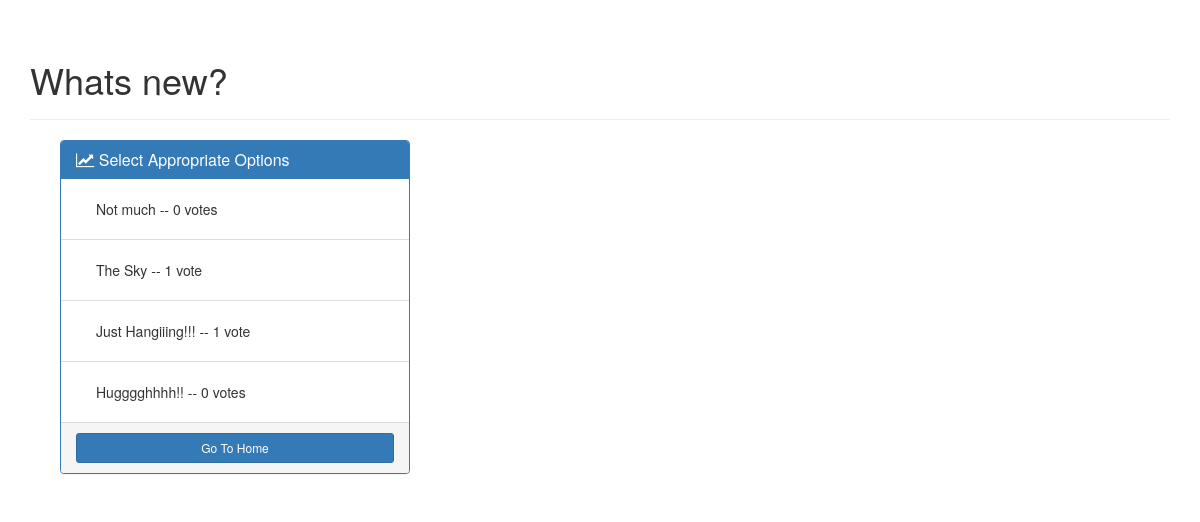
Page /polls/1/results/ on the committed database.
### polls/models.py (models this page shows, shortened)
@python_2_unicode_compatible
class Question(models.Model):
    question_text =  models.CharField(max_length=200)
    pub_date =  models.DateTimeField('date published')

class Choice(models.Model):
    question = models.ForeignKey(Question, on_delete=models.CASCADE)
    choice_text = models.CharField(max_length=200)
    votes = models.IntegerField(default=0)

### polls/views.py (the view)
# urls.py: url(r'^(?P<pk>[0-9]+)/results/$', views.ResultsView.as_view(), name='results'),
class ResultsView(generic.DetailView):
    model=Question
    template_name = 'polls/results.html'

### polls/templates/polls/results.html (shortened to what this page needs)
<!DOCTYPE html>
{% load staticfiles %}
<html lang="en">
<head>
    <link rel="stylesheet" type="text/css" href="{% static 'polls/bootstrap/css/bootstrap.min.css'%}" />
    <link rel="stylesheet" type="text/css" href="{% static 'font-awesome/css/font-awesome.min.css' %}" />
</head>
<body>
<div class="container">
<div class="page-header">
    <h1>{{ question.question_text }}</h1>
</div>
<div class="container">
    <div class="col-md-4">
        <div class="panel panel-primary">
            <div class="panel-heading">
                <h3 class="panel-title"><span class="fa fa-line-chart"></span> Select Appropriate Options</h3>
            </div>
                <ul class="list-group">
                    {% for choice in question.choice_set.all %}
                    <li class="list-group-item">
                        <div class="radio">
                            <label>
                               {{ choice.choice_text }} -- {{ choice.votes }} vote{{ choice.votes|pluralize }}
                            </label>
                        </div>
                    </li>
                {% endfor %}
                </ul>
            <div class="panel-footer text-center">
                    <a href="{%url 'polls:index' %}" class="btn btn-primary btn-block btn-sm">Go To Home</a>
            </div>
        </div>
        </div>
    </div>
</div>
</body>
</html>

### polls/templates/polls/results.html (style rules this page uses)
body { margin-top: 20px; }

### rows in the picture
Question: question_text "Whats new?"
Choice: choice_text "Not much", votes "0"
Choice: choice_text "The Sky", votes "1"
Choice: choice_text "Just Hangiiing!!!", votes "1"
Choice: choice_text "Hugggghhhh!!", votes "0"
